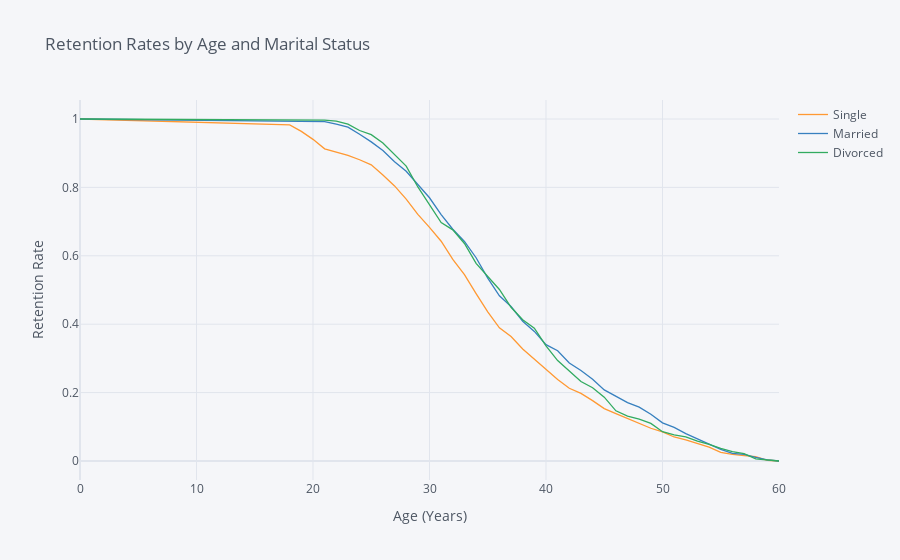

Notebook cell for this chart:
### Markdown cell above
## 5. Let's also look at the marital status curves by employee age. Generate and plot the survival curves showing retention rates by marital status and age.

### Code cell
rates = survival(data, 'MaritalStatus', 'Age', 'RelationshipSatisfaction')
rates.iplot(kind='line', xTitle='Age (Years)', yTitle='Retention Rate',
            title='Retention Rates by Age and Marital Status')

### Figure 1 — Plotly figure (JSON) as saved in the notebook; plotly's stock layout.template omitted (floating-point values rounded to 4 significant figures)
{"data": [{"line": {"color": "rgba(255, 153, 51, 1.0)", "dash": "solid", "shape": "linear", "width": 1.3}, "mode": "lines", "name": "Single", "text": "", "type": "scatter", "x": [0, 18, 19, 20, 21, 22, 23, 24, 25, 26, 27, 28, 29, 30, 31, 32, 33, 34, 35, 36, 37, 38, 39, 40, 41, 42, 43, 44, 45, 46, 47, 48, 49, 50, 51, 52, 53, 54, 55, 56, 57, 58, 59, 60], "y": [1, 0.983, 0.9638, 0.9404, 0.9128, 0.9043, 0.8936, 0.8809, 0.866, 0.8362, 0.8043, 0.766, 0.7213, 0.683, 0.6426, 0.5894, 0.5447, 0.4894, 0.4362, 0.3894, 0.3638, 0.3277, 0.2979, 0.2681, 0.2383, 0.2128, 0.1979, 0.1766, 0.1532, 0.1383, 0.1234, 0.1085, 0.09574, 0.08511, 0.07021, 0.0617, 0.05106, 0.04043, 0.02553, 0.01915, 0.01596, 0.01277, 0.002128, 0]}, {"line": {"color": "rgba(55, 128, 191, 1.0)", "dash": "solid", "shape": "linear", "width": 1.3}, "mode": "lines", "name": "Married", "text": "", "type": "scatter", "x": [0, 18, 19, 20, 21, 22, 23, 24, 25, 26, 27, 28, 29, 30, 31, 32, 33, 34, 35, 36, 37, 38, 39, 40, 41, 42, 43, 44, 45, 46, 47, 48, 49, 50, 51, 52, 53, 54, 55, 56, 57, 58, 59, 60], "y": [1, 0.9926, 0.9926, 0.9926, 0.9926, 0.9851, 0.9762, 0.9554, 0.9331, 0.9079, 0.8752, 0.847, 0.8068, 0.7697, 0.7207, 0.6776, 0.6419, 0.5944, 0.5349, 0.4829, 0.4517, 0.4086, 0.3789, 0.3403, 0.3224, 0.2868, 0.2645, 0.2392, 0.208, 0.1887, 0.1709, 0.1575, 0.1367, 0.1114, 0.09807, 0.08024, 0.06538, 0.05052, 0.03418, 0.02229, 0.01932, 0.0104, 0.002972, 0]}, {"line": {"color": "rgba(50, 171, 96, 1.0)", "dash": "solid", "shape": "linear", "width": 1.3}, "mode": "lines", "name": "Divorced", "text": "", "type": "scatter", "x": [0, 18, 19, 20, 21, 22, 23, 24, 25, 26, 27, 28, 29, 30, 31, 32, 33, 34, 35, 36, 37, 38, 39, 40, 41, 42, 43, 44, 45, 46, 47, 48, 49, 50, 51, 52, 53, 54, 55, 56, 57, 58, 59, 60], "y": [1, 0.9969, 0.9969, 0.9969, 0.9969, 0.9939, 0.9847, 0.9664, 0.9541, 0.9297, 0.896, 0.8624, 0.8012, 0.7492, 0.6972, 0.6758, 0.6361, 0.578, 0.5382, 0.5015, 0.4495, 0.4128, 0.3884, 0.3364, 0.2936, 0.263, 0.2324, 0.2141, 0.1865, 0.1468, 0.1315, 0.1223, 0.1101, 0.08563, 0.07645, 0.07034, 0.0581, 0.04893, 0.0367, 0.02752, 0.02141, 0.006116, 0.003058, 0]}], "layout": {"legend": {"bgcolor": "#F5F6F9", "font": {"color": "#4D5663"}}, "paper_bgcolor": "#F5F6F9", "plot_bgcolor": "#F5F6F9", "title": {"font": {"color": "#4D5663"}, "text": "Retention Rates by Age and Marital Status"}, "xaxis": {"gridcolor": "#E1E5ED", "showgrid": true, "tickfont": {"color": "#4D5663"}, "title": {"font": {"color": "#4D5663"}, "text": "Age (Years)"}, "zerolinecolor": "#E1E5ED"}, "yaxis": {"gridcolor": "#E1E5ED", "showgrid": true, "tickfont": {"color": "#4D5663"}, "title": {"font": {"color": "#4D5663"}, "text": "Retention Rate"}, "zerolinecolor": "#E1E5ED"}}}
